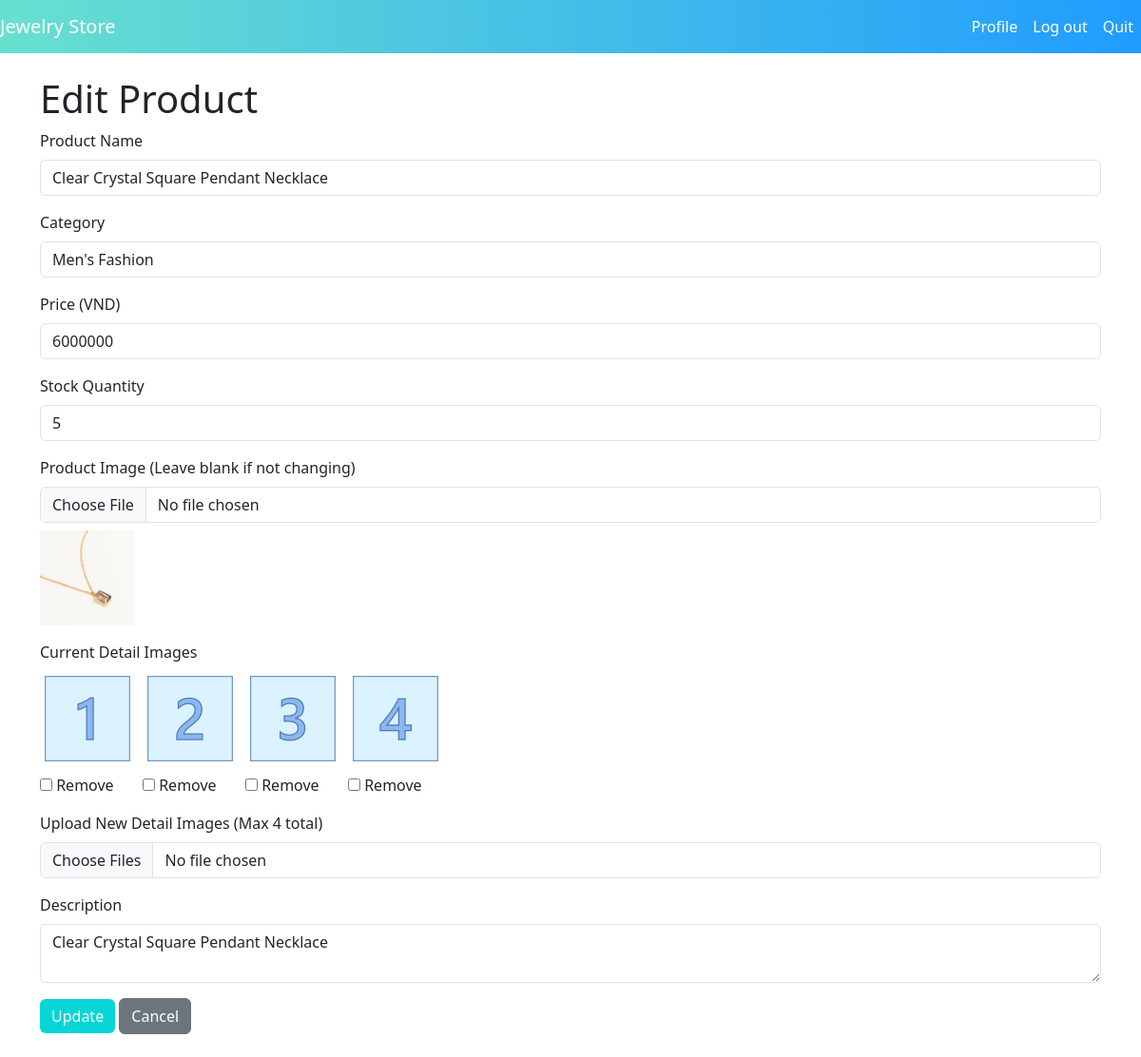
The page /backend/edit.php?id=2 (signed in) on the database its author committed.
### tables this page shows
CREATE TABLE products (
    id INT AUTO_INCREMENT PRIMARY KEY,
    category_id INT,
    name VARCHAR(100) NOT NULL,
    price DECIMAL(10) NOT NULL,
    image VARCHAR(255),
    description TEXT,
    stock INT DEFAULT 0,
    detail_image VARCHAR(5000),
    FOREIGN KEY (category_id) REFERENCES categories(id) ON DELETE SET NULL
);

CREATE TABLE categories (
    id INT AUTO_INCREMENT PRIMARY KEY,
    name VARCHAR(50) NOT NULL UNIQUE,
    description TEXT
);

### backend/edit.php (the view, shortened to what this page needs)
<?php
include 'config.php';
$edit_id = isset($_GET['id']) ? $_GET['id'] : (isset($_POST['edit_id']) ? $_POST['edit_id'] : null);
$edit_result = $conn->query("SELECT * FROM products WHERE id=$edit_id");
$edit_product = $edit_result->fetch_assoc();
$categories = $conn->query("SELECT * FROM categories");
?>
<!DOCTYPE html>
<html lang="en">
<head>
    <link href="https://cdn.jsdelivr.net/npm/bootstrap@5.3.0/dist/css/bootstrap.min.css" rel="stylesheet">
    <link rel="stylesheet" href="../frontend/css/style.css">
</head>
<body>
<nav class="navbar navbar-expand-lg navbar-light bg-light-blue">
        <a class="navbar-brand" href="#">Jewelry Store</a>
        <div class="collapse navbar-collapse" id="navbarNav">
            <ul class="navbar-nav ms-auto">
                <li class="nav-item"><a class="nav-link" href="../backend/profile.php">Profile</a></li>
                <li class="nav-item"><a class="nav-link" href="../backend/logout.php">Log out</a></li>
                <li class="nav-item"><a class="nav-link" href="../backend/admin.php">Quit</a></li>
            </ul>
        </div>
    </nav>
    <div class="container mt-4">
        <h1>Edit Product</h1>
        <form action="edit.php" method="POST" enctype="multipart/form-data" class="mb-4">
            <div class="mb-3">
                <label for="name" class="form-label">Product Name</label>
                <input type="text" class="form-control" id="name" name="name" value="<?php echo htmlspecialchars($edit_product['name']); ?>" required>
            </div>
            <div class="mb-3">
                <label for="category_id" class="form-label">Category</label>
                <select class="form-control" id="category_id" name="category_id" required>
                    <?php while ($cat = $categories->fetch_assoc()) { ?>
                        <option value="<?php echo $cat['id']; ?>" <?php echo $edit_product['category_id'] == $cat['id'] ? 'selected' : ''; ?>>
                            <?php echo htmlspecialchars($cat['name']); ?>
                        </option>
                    <?php } ?>
                </select>
            </div>
            <div class="mb-3">
                <label for="price" class="form-label">Price (VND)</label>
                <input type="number" class="form-control" id="price" name="price" value="<?php echo htmlspecialchars($edit_product['price']); ?>" required>
            </div>
            <div class="mb-3">
                <label for="stock" class="form-label">Stock Quantity</label>
                <input type="number" class="form-control" id="stock" name="stock" value="<?php echo htmlspecialchars($edit_product['stock']); ?>" required>
            </div>
            <div class="mb-3">
                <label for="image" class="form-label">Product Image (Leave blank if not changing)</label>
                <input type="file" class="form-control" id="image" name="image" accept="image/*">
                <img src="../uploads/<?php echo htmlspecialchars($edit_product['image']); ?>" width="100" class="mt-2">
            </div>
            <div class="mb-3">
                <label class="form-label">Current Detail Images</label>
                <div>
                    <?php
                    $detail_images = !empty($edit_product['detail_image']) ? explode(',', $edit_product['detail_image']) : [];
                    foreach ($detail_images as $img) {
                        echo '<div class="d-inline-block me-2">';
                        echo '<img src="../' . htmlspecialchars(trim($img)) . '" width="100" class="mb-2">';
                        echo '<div><input type="checkbox" name="remove_detail_image[]" value="' . htmlspecialchars(trim($img)) . '"> Remove</div>';
                        echo '</div>';
                    }
                    ?>
                </div>
            </div>
            <div class="mb-3">
                <label for="detail_images" class="form-label">Upload New Detail Images (Max 4 total)</label>
                <input type="file" class="form-control" id="detail_images" name="detail_images[]" accept="image/*" multiple>
            </div>
            <div class="mb-3">
                <label for="description" class="form-label">Description</label>
                <textarea class="form-control" id="description" name="description"><?php echo htmlspecialchars($edit_product['description']); ?></textarea>
            </div>
            <button type="submit" class="btn btn-primary">Update</button>
            <a href="admin.php" class="btn btn-secondary">Cancel</a>
        </form>
    </div>
</body>
</html>

### frontend/css/style.css (style rules this page uses)
.bg-light-blue { background: linear-gradient(to left, #209CFF, #68E0CF); }
.navbar-brand, .nav-link { color: #fff !important; }
.btn-primary { background-color: #07d6d6; border: none; }

### rows shown on the page
products: name "Clear Crystal Square Pendant Necklace", category_id "Men's Fashion", price "6000000", stock "5", image (picture), detail_image (picture), description "Clear Crystal Square Pendant Necklace"
